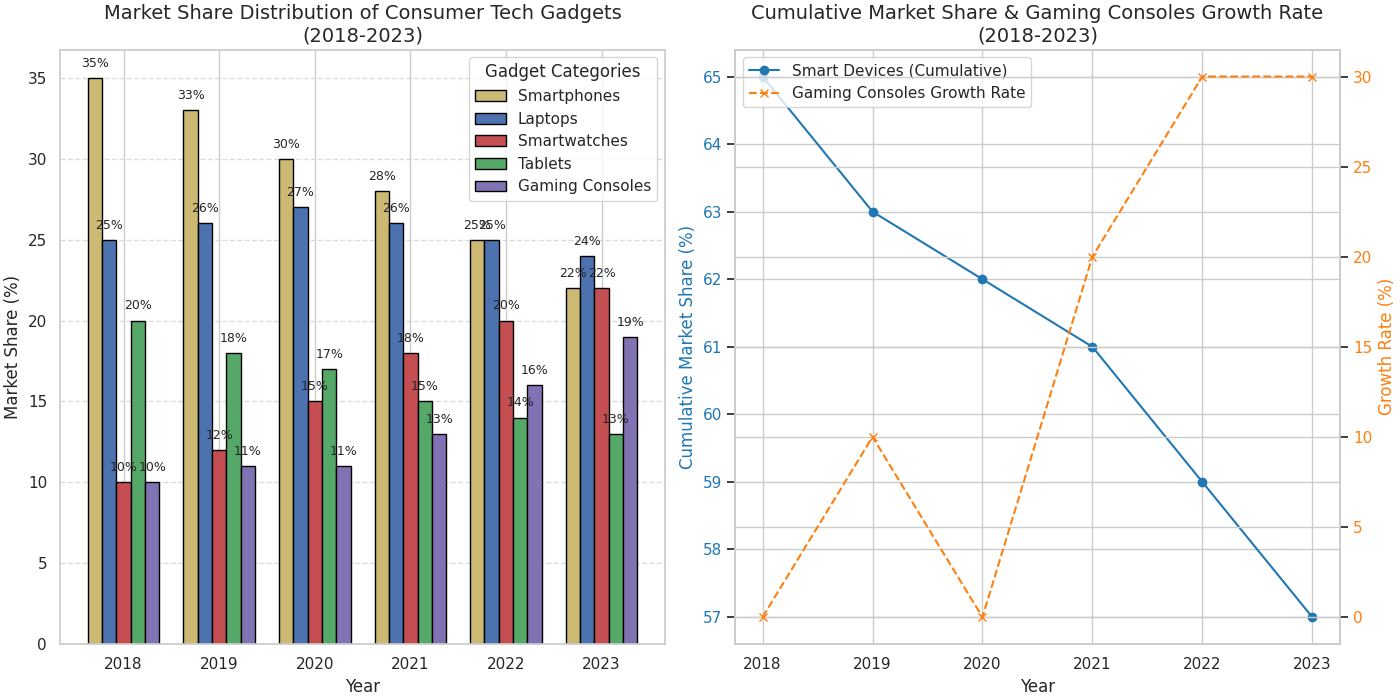

The Python source for this figure:
import matplotlib.pyplot as plt
import numpy as np

gadgets = ['Smartphones', 'Laptops', 'Smartwatches', 'Tablets', 'Gaming Consoles']
years = ['2018', '2019', '2020', '2021', '2022', '2023']

data = np.array([
    [35, 33, 30, 28, 25, 22],
    [25, 26, 27, 26, 25, 24],
    [10, 12, 15, 18, 20, 22],
    [20, 18, 17, 15, 14, 13],
    [10, 11, 11, 13, 16, 19],
])

smart_devices = data[0] + data[2] + data[3]
gaming_growth_rate = np.diff(data[4], prepend=data[4][0]) / data[4][0] * 100

fig, (ax1, ax2) = plt.subplots(1, 2, figsize=(14, 7), constrained_layout=True)

bar_width = 0.15
x_positions = np.arange(len(years))
# Shuffled colors list
colors = ['#ccb974', '#4c72b0', '#c44e52', '#55a868', '#8172b3']

for i, (gadget, color) in enumerate(zip(gadgets, colors)):
    ax1.bar(x_positions + i * bar_width, data[i], width=bar_width, label=gadget, color=color, edgecolor='black')

ax1.set_title('Market Share Distribution of Consumer Tech Gadgets\n(2018-2023)', fontsize=14)
ax1.set_xlabel('Year')
ax1.set_ylabel('Market Share (%)')
ax1.set_xticks(x_positions + bar_width * 2)
ax1.set_xticklabels(years)
ax1.legend(title="Gadget Categories")

for i in range(len(years)):
    for j in range(len(gadgets)):
        ax1.text(x_positions[i] + j * bar_width, data[j, i] + 0.5, f"{data[j, i]}%", ha='center', va='bottom', fontsize=9)

ax1.yaxis.grid(True, linestyle='--', alpha=0.7)

ax2.plot(years, smart_devices, marker='o', color='#1f77b4', label='Smart Devices (Cumulative)')
ax2.set_title('Cumulative Market Share & Gaming Consoles Growth Rate\n(2018-2023)', fontsize=14)
ax2.set_xlabel('Year')
ax2.set_ylabel('Cumulative Market Share (%)', color='#1f77b4')
ax2.tick_params(axis='y', labelcolor='#1f77b4')

ax3 = ax2.twinx()
ax3.plot(years, gaming_growth_rate, marker='x', color='#ff7f0e', linestyle='--', label='Gaming Consoles Growth Rate')
ax3.set_ylabel('Growth Rate (%)', color='#ff7f0e')
ax3.tick_params(axis='y', labelcolor='#ff7f0e')

lns1, labs1 = ax2.get_legend_handles_labels()
lns2, labs2 = ax3.get_legend_handles_labels()
ax2.legend(lns1 + lns2, labs1 + labs2, loc='upper left')

plt.show()
